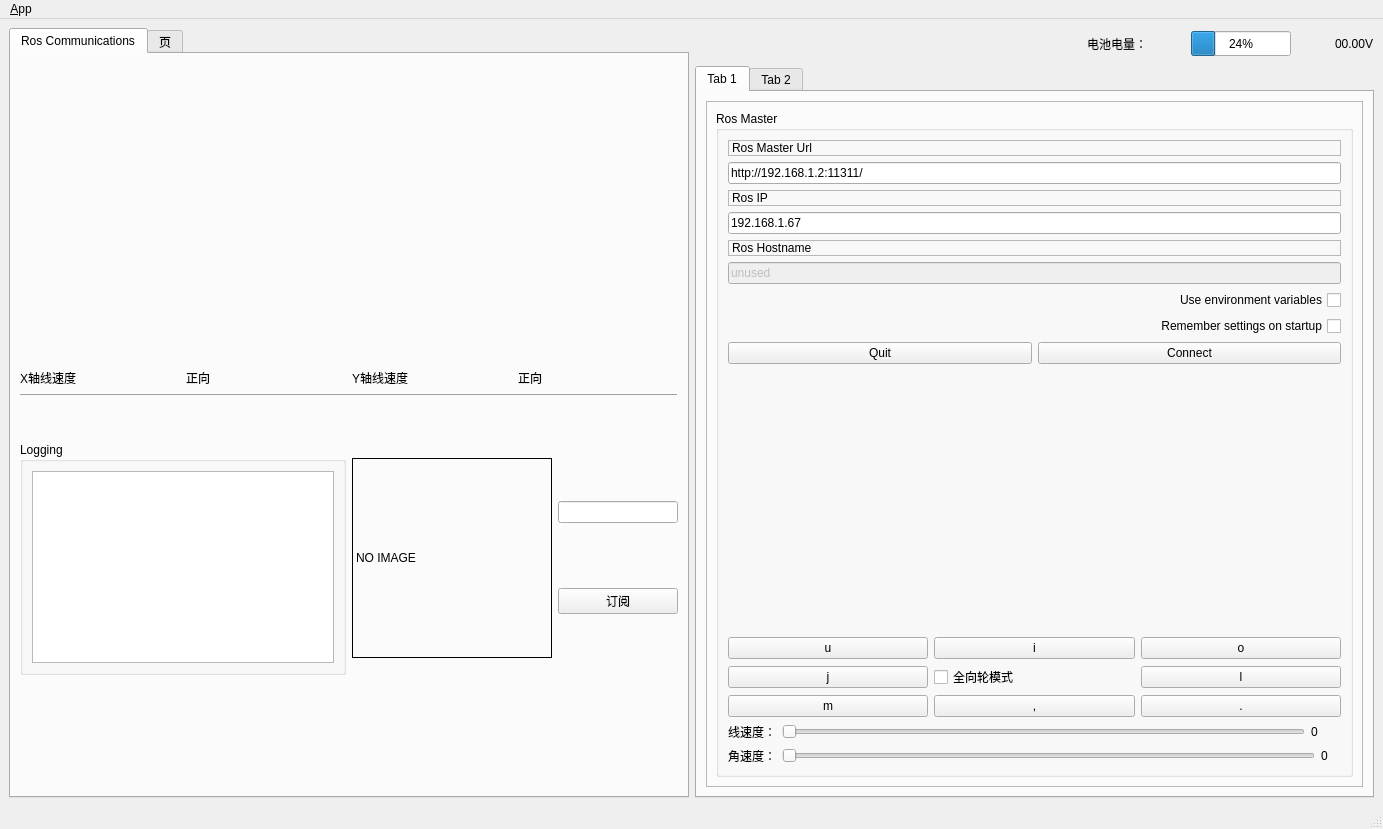
<?xml version="1.0" encoding="UTF-8"?>
<ui version="4.0">
 <class>MainWindowDesign</class>
 <widget class="QMainWindow" name="MainWindowDesign">
  <property name="geometry">
   <rect>
    <x>0</x>
    <y>0</y>
    <width>1383</width>
    <height>829</height>
   </rect>
  </property>
  <property name="windowTitle">
   <string>QRosApp</string>
  </property>
  <property name="windowIcon">
   <iconset resource="../resources/images.qrc">
    <normaloff>:/images/icon.png</normaloff>:/images/icon.png</iconset>
  </property>
  <property name="locale">
   <locale language="English" country="Australia"/>
  </property>
  <widget class="QWidget" name="centralwidget">
   <layout class="QVBoxLayout" name="verticalLayout_9">
    <item>
     <layout class="QGridLayout" name="gridLayout_2">
      <item row="0" column="1">
       <layout class="QHBoxLayout" name="horizontalLayout_7">
        <item>
         <spacer name="horizontalSpacer">
          <property name="orientation">
           <enum>Qt::Horizontal</enum>
          </property>
          <property name="sizeHint" stdset="0">
           <size>
            <width>40</width>
            <height>20</height>
           </size>
          </property>
         </spacer>
        </item>
        <item>
         <widget class="QLabel" name="label_8">
          <property name="text">
           <string>电池电量：</string>
          </property>
         </widget>
        </item>
        <item>
         <widget class="QLabel" name="label_9">
          <property name="minimumSize">
           <size>
            <width>32</width>
            <height>32</height>
           </size>
          </property>
          <property name="maximumSize">
           <size>
            <width>32</width>
            <height>32</height>
           </size>
          </property>
          <property name="text">
           <string/>
          </property>
          <property name="pixmap">
           <pixmap resource="../resources/images.qrc">:/images/power.png</pixmap>
          </property>
         </widget>
        </item>
        <item>
         <widget class="QProgressBar" name="progressBar">
          <property name="minimumSize">
           <size>
            <width>100</width>
            <height>25</height>
           </size>
          </property>
          <property name="maximumSize">
           <size>
            <width>100</width>
            <height>25</height>
           </size>
          </property>
          <property name="value">
           <number>24</number>
          </property>
         </widget>
        </item>
        <item>
         <widget class="QLabel" name="label_10">
          <property name="minimumSize">
           <size>
            <width>32</width>
            <height>32</height>
           </size>
          </property>
          <property name="maximumSize">
           <size>
            <width>32</width>
            <height>32</height>
           </size>
          </property>
          <property name="text">
           <string/>
          </property>
          <property name="pixmap">
           <pixmap resource="../resources/images.qrc">:/images/power-v.png</pixmap>
          </property>
         </widget>
        </item>
        <item>
         <widget class="QLabel" name="label_power_val">
          <property name="text">
           <string>00.00V</string>
          </property>
         </widget>
        </item>
       </layout>
      </item>
      <item row="1" column="1">
       <widget class="QTabWidget" name="tabWidget">
        <property name="currentIndex">
         <number>0</number>
        </property>
        <widget class="QWidget" name="tab">
         <attribute name="title">
          <string>Tab 1</string>
         </attribute>
         <layout class="QVBoxLayout" name="verticalLayout_8">
          <item>
           <widget class="QFrame" name="frame">
            <property name="sizePolicy">
             <sizepolicy hsizetype="Minimum" vsizetype="Preferred">
              <horstretch>0</horstretch>
              <verstretch>0</verstretch>
             </sizepolicy>
            </property>
            <property name="frameShape">
             <enum>QFrame::StyledPanel</enum>
            </property>
            <property name="frameShadow">
             <enum>QFrame::Raised</enum>
            </property>
            <layout class="QVBoxLayout" name="verticalLayout_3">
             <item>
              <widget class="QGroupBox" name="groupBox">
               <property name="title">
                <string>Ros Master</string>
               </property>
               <layout class="QVBoxLayout" name="verticalLayout_7">
                <item>
                 <layout class="QVBoxLayout" name="verticalLayout_6">
                  <item>
                   <layout class="QVBoxLayout" name="verticalLayout_4">
                    <item>
                     <widget class="QLabel" name="label">
                      <property name="frameShape">
                       <enum>QFrame::StyledPanel</enum>
                      </property>
                      <property name="frameShadow">
                       <enum>QFrame::Raised</enum>
                      </property>
                      <property name="text">
                       <string>Ros Master Url</string>
                      </property>
                     </widget>
                    </item>
                    <item>
                     <widget class="QLineEdit" name="line_edit_master">
                      <property name="text">
                       <string>http://192.168.1.2:11311/</string>
                      </property>
                     </widget>
                    </item>
                    <item>
                     <widget class="QLabel" name="label_2">
                      <property name="frameShape">
                       <enum>QFrame::StyledPanel</enum>
                      </property>
                      <property name="frameShadow">
                       <enum>QFrame::Raised</enum>
                      </property>
                      <property name="text">
                       <string>Ros IP</string>
                      </property>
                     </widget>
                    </item>
                    <item>
                     <widget class="QLineEdit" name="line_edit_host">
                      <property name="text">
                       <string>192.168.1.67</string>
                      </property>
                     </widget>
                    </item>
                    <item>
                     <widget class="QLabel" name="label_3">
                      <property name="frameShape">
                       <enum>QFrame::StyledPanel</enum>
                      </property>
                      <property name="frameShadow">
                       <enum>QFrame::Raised</enum>
                      </property>
                      <property name="text">
                       <string>Ros Hostname</string>
                      </property>
                     </widget>
                    </item>
                    <item>
                     <widget class="QLineEdit" name="line_edit_topic">
                      <property name="enabled">
                       <bool>false</bool>
                      </property>
                      <property name="text">
                       <string>unused</string>
                      </property>
                     </widget>
                    </item>
                    <item>
                     <widget class="QCheckBox" name="checkbox_use_environment">
                      <property name="layoutDirection">
                       <enum>Qt::RightToLeft</enum>
                      </property>
                      <property name="text">
                       <string>Use environment variables</string>
                      </property>
                     </widget>
                    </item>
                    <item>
                     <widget class="QCheckBox" name="checkbox_remember_settings">
                      <property name="layoutDirection">
                       <enum>Qt::RightToLeft</enum>
                      </property>
                      <property name="text">
                       <string>Remember settings on startup</string>
                      </property>
                     </widget>
                    </item>
                    <item>
                     <layout class="QHBoxLayout" name="horizontalLayout">
                      <item>
                       <widget class="QPushButton" name="quit_button">
                        <property name="sizePolicy">
                         <sizepolicy hsizetype="MinimumExpanding" vsizetype="Fixed">
                          <horstretch>0</horstretch>
                          <verstretch>0</verstretch>
                         </sizepolicy>
                        </property>
                        <property name="text">
                         <string>Quit</string>
                        </property>
                       </widget>
                      </item>
                      <item>
                       <widget class="QPushButton" name="button_connect">
                        <property name="enabled">
                         <bool>true</bool>
                        </property>
                        <property name="sizePolicy">
                         <sizepolicy hsizetype="MinimumExpanding" vsizetype="Fixed">
                          <horstretch>0</horstretch>
                          <verstretch>0</verstretch>
                         </sizepolicy>
                        </property>
                        <property name="toolTip">
                         <string>Set the target to the current joint trajectory state.</string>
                        </property>
                        <property name="statusTip">
                         <string>Clear all waypoints and set the target to the current joint trajectory state.</string>
                        </property>
                        <property name="text">
                         <string>Connect</string>
                        </property>
                       </widget>
                      </item>
                     </layout>
                    </item>
                   </layout>
                  </item>
                  <item>
                   <spacer name="verticalSpacer">
                    <property name="orientation">
                     <enum>Qt::Vertical</enum>
                    </property>
                    <property name="sizeHint" stdset="0">
                     <size>
                      <width>20</width>
                      <height>40</height>
                     </size>
                    </property>
                   </spacer>
                  </item>
                  <item>
                   <layout class="QVBoxLayout" name="verticalLayout_5">
                    <item>
                     <layout class="QHBoxLayout" name="horizontalLayout_2">
                      <item>
                       <widget class="QPushButton" name="pushButton_u">
                        <property name="text">
                         <string>u</string>
                        </property>
                        <property name="shortcut">
                         <string>U</string>
                        </property>
                       </widget>
                      </item>
                      <item>
                       <widget class="QPushButton" name="pushButton_i">
                        <property name="text">
                         <string>i</string>
                        </property>
                        <property name="shortcut">
                         <string>I</string>
                        </property>
                       </widget>
                      </item>
                      <item>
                       <widget class="QPushButton" name="pushButton_o">
                        <property name="text">
                         <string>o</string>
                        </property>
                        <property name="shortcut">
                         <string>O</string>
                        </property>
                       </widget>
                      </item>
                     </layout>
                    </item>
                    <item>
                     <layout class="QHBoxLayout" name="horizontalLayout_3">
                      <item>
                       <widget class="QPushButton" name="pushButton_j">
                        <property name="text">
                         <string>j</string>
                        </property>
                        <property name="shortcut">
                         <string>J</string>
                        </property>
                       </widget>
                      </item>
                      <item>
                       <widget class="QCheckBox" name="checkBox_is_all">
                        <property name="text">
                         <string>全向轮模式</string>
                        </property>
                        <property name="shortcut">
                         <string>K</string>
                        </property>
                       </widget>
                      </item>
                      <item>
                       <widget class="QPushButton" name="pushButton_l">
                        <property name="text">
                         <string>l</string>
                        </property>
                        <property name="shortcut">
                         <string>L</string>
                        </property>
                       </widget>
                      </item>
                     </layout>
                    </item>
                    <item>
                     <layout class="QHBoxLayout" name="horizontalLayout_4">
                      <item>
                       <widget class="QPushButton" name="pushButton_n">
                        <property name="text">
                         <string>m</string>
                        </property>
                        <property name="shortcut">
                         <string>M</string>
                        </property>
                       </widget>
                      </item>
                      <item>
                       <widget class="QPushButton" name="pushButton_m">
                        <property name="text">
                         <string>,</string>
                        </property>
                        <property name="shortcut">
                         <string>,</string>
                        </property>
                       </widget>
                      </item>
                      <item>
                       <widget class="QPushButton" name="pushButton_br">
                        <property name="text">
                         <string>.</string>
                        </property>
                        <property name="shortcut">
                         <string>.</string>
                        </property>
                       </widget>
                      </item>
                     </layout>
                    </item>
                    <item>
                     <layout class="QHBoxLayout" name="horizontalLayout_5">
                      <item>
                       <widget class="QLabel" name="label_4">
                        <property name="text">
                         <string>线速度：</string>
                        </property>
                       </widget>
                      </item>
                      <item>
                       <widget class="QSlider" name="horizontalSlider_linera">
                        <property name="maximum">
                         <number>100</number>
                        </property>
                        <property name="value">
                         <number>0</number>
                        </property>
                        <property name="orientation">
                         <enum>Qt::Horizontal</enum>
                        </property>
                       </widget>
                      </item>
                      <item>
                       <widget class="QLabel" name="label_linera">
                        <property name="minimumSize">
                         <size>
                          <width>30</width>
                          <height>0</height>
                         </size>
                        </property>
                        <property name="maximumSize">
                         <size>
                          <width>30</width>
                          <height>16777215</height>
                         </size>
                        </property>
                        <property name="text">
                         <string>0</string>
                        </property>
                       </widget>
                      </item>
                     </layout>
                    </item>
                    <item>
                     <layout class="QHBoxLayout" name="horizontalLayout_6">
                      <item>
                       <widget class="QLabel" name="label_5">
                        <property name="text">
                         <string>角速度：</string>
                        </property>
                       </widget>
                      </item>
                      <item>
                       <widget class="QSlider" name="horizontalSlider_raw">
                        <property name="maximum">
                         <number>100</number>
                        </property>
                        <property name="value">
                         <number>0</number>
                        </property>
                        <property name="orientation">
                         <enum>Qt::Horizontal</enum>
                        </property>
                       </widget>
                      </item>
                      <item>
                       <widget class="QLabel" name="label_raw">
                        <property name="minimumSize">
                         <size>
                          <width>20</width>
                          <height>0</height>
                         </size>
                        </property>
                        <property name="maximumSize">
                         <size>
                          <width>20</width>
                          <height>16777215</height>
                         </size>
                        </property>
                        <property name="text">
                         <string>0</string>
                        </property>
                       </widget>
                      </item>
                     </layout>
                    </item>
                   </layout>
                  </item>
                 </layout>
                </item>
               </layout>
              </widget>
             </item>
            </layout>
           </widget>
          </item>
         </layout>
        </widget>
        <widget class="QWidget" name="tab_2">
         <attribute name="title">
          <string>Tab 2</string>
         </attribute>
         <widget class="QGroupBox" name="groupBox_2">
          <property name="geometry">
           <rect>
            <x>20</x>
            <y>40</y>
            <width>391</width>
            <height>131</height>
           </rect>
          </property>
          <property name="title">
           <string>激光雷达</string>
          </property>
          <widget class="QPushButton" name="laser_btn">
           <property name="geometry">
            <rect>
             <x>20</x>
             <y>100</y>
             <width>111</width>
             <height>25</height>
            </rect>
           </property>
           <property name="text">
            <string>打开激光雷达</string>
           </property>
          </widget>
          <widget class="QTextEdit" name="textEdit_laser_cmd">
           <property name="geometry">
            <rect>
             <x>20</x>
             <y>30</y>
             <width>301</width>
             <height>51</height>
            </rect>
           </property>
          </widget>
         </widget>
         <widget class="QTextEdit" name="textEdit_quick_output">
          <property name="geometry">
           <rect>
            <x>20</x>
            <y>280</y>
            <width>391</width>
            <height>111</height>
           </rect>
          </property>
          <property name="styleSheet">
           <string notr="true">background:rgb(0, 0, 0)
</string>
          </property>
         </widget>
        </widget>
       </widget>
      </item>
      <item row="0" column="0" rowspan="2">
       <widget class="QTabWidget" name="tab_manager">
        <property name="minimumSize">
         <size>
          <width>100</width>
          <height>0</height>
         </size>
        </property>
        <property name="locale">
         <locale language="English" country="Australia"/>
        </property>
        <property name="currentIndex">
         <number>0</number>
        </property>
        <widget class="QWidget" name="tab_status">
         <attribute name="title">
          <string>Ros Communications</string>
         </attribute>
         <layout class="QVBoxLayout" name="verticalLayout_11">
          <item>
           <layout class="QVBoxLayout" name="verticalLayout_10">
            <item>
             <layout class="QGridLayout" name="gridLayout">
              <item row="1" column="2">
               <widget class="QLabel" name="label_7">
                <property name="text">
                 <string>Y轴线速度</string>
                </property>
               </widget>
              </item>
              <item row="1" column="1">
               <widget class="QLabel" name="label_dir_x">
                <property name="text">
                 <string>正向</string>
                </property>
               </widget>
              </item>
              <item row="0" column="2" colspan="2">
               <widget class="QWidget" name="widget_speed_y" native="true">
                <property name="minimumSize">
                 <size>
                  <width>300</width>
                  <height>300</height>
                 </size>
                </property>
               </widget>
              </item>
              <item row="0" column="0" colspan="2">
               <widget class="QWidget" name="widget_speed_x" native="true">
                <property name="minimumSize">
                 <size>
                  <width>300</width>
                  <height>300</height>
                 </size>
                </property>
               </widget>
              </item>
              <item row="1" column="3">
               <widget class="QLabel" name="label_dir_y">
                <property name="text">
                 <string>正向</string>
                </property>
               </widget>
              </item>
              <item row="1" column="0">
               <widget class="QLabel" name="label_6">
                <property name="text">
                 <string>X轴线速度</string>
                </property>
               </widget>
              </item>
             </layout>
            </item>
            <item>
             <widget class="QFrame" name="frame_2">
              <property name="frameShape">
               <enum>QFrame::HLine</enum>
              </property>
              <property name="frameShadow">
               <enum>QFrame::Raised</enum>
              </property>
             </widget>
            </item>
            <item>
             <spacer name="verticalSpacer_2">
              <property name="orientation">
               <enum>Qt::Vertical</enum>
              </property>
              <property name="sizeHint" stdset="0">
               <size>
                <width>20</width>
                <height>40</height>
               </size>
              </property>
             </spacer>
            </item>
            <item>
             <layout class="QHBoxLayout" name="horizontalLayout_9">
              <item>
               <widget class="QGroupBox" name="groupBox_12">
                <property name="sizePolicy">
                 <sizepolicy hsizetype="MinimumExpanding" vsizetype="Preferred">
                  <horstretch>0</horstretch>
                  <verstretch>0</verstretch>
                 </sizepolicy>
                </property>
                <property name="title">
                 <string>Logging</string>
                </property>
                <layout class="QVBoxLayout" name="verticalLayout_2">
                 <item>
                  <widget class="QListView" name="view_logging"/>
                 </item>
                </layout>
               </widget>
              </item>
              <item>
               <layout class="QHBoxLayout" name="horizontalLayout_8">
                <item>
                 <widget class="QLabel" name="label_image">
                  <property name="minimumSize">
                   <size>
                    <width>200</width>
                    <height>200</height>
                   </size>
                  </property>
                  <property name="maximumSize">
                   <size>
                    <width>200</width>
                    <height>200</height>
                   </size>
                  </property>
                  <property name="styleSheet">
                   <string notr="true">border:1px solid black</string>
                  </property>
                  <property name="text">
                   <string>NO IMAGE</string>
                  </property>
                 </widget>
                </item>
                <item>
                 <layout class="QVBoxLayout" name="verticalLayout">
                  <item>
                   <widget class="QLineEdit" name="lineEdit_image_topic"/>
                  </item>
                  <item>
                   <widget class="QPushButton" name="pushButton_sub_image">
                    <property name="text">
                     <string>订阅</string>
                    </property>
                   </widget>
                  </item>
                 </layout>
                </item>
               </layout>
              </item>
             </layout>
            </item>
           </layout>
          </item>
          <item>
           <widget class="QWidget" name="widget" native="true"/>
          </item>
          <item>
           <widget class="QLabel" name="label_11">
            <property name="minimumSize">
             <size>
              <width>100</width>
              <height>100</height>
             </size>
            </property>
            <property name="maximumSize">
             <size>
              <width>100</width>
              <height>16777215</height>
             </size>
            </property>
            <property name="text">
             <string/>
            </property>
           </widget>
          </item>
         </layout>
        </widget>
        <widget class="QWidget" name="tab_3">
         <attribute name="title">
          <string>页</string>
         </attribute>
        </widget>
       </widget>
      </item>
     </layout>
    </item>
   </layout>
  </widget>
  <widget class="QMenuBar" name="menubar">
   <property name="geometry">
    <rect>
     <x>0</x>
     <y>0</y>
     <width>1383</width>
     <height>28</height>
    </rect>
   </property>
   <widget class="QMenu" name="menu_File">
    <property name="title">
     <string>&amp;App</string>
    </property>
    <addaction name="action_Preferences"/>
    <addaction name="separator"/>
    <addaction name="actionAbout"/>
    <addaction name="actionAbout_Qt"/>
    <addaction name="separator"/>
    <addaction name="action_Quit"/>
   </widget>
   <addaction name="menu_File"/>
  </widget>
  <widget class="QStatusBar" name="statusbar"/>
  <action name="action_Quit">
   <property name="text">
    <string>&amp;Quit</string>
   </property>
   <property name="shortcut">
    <string>Ctrl+Q</string>
   </property>
   <property name="shortcutContext">
    <enum>Qt::ApplicationShortcut</enum>
   </property>
  </action>
  <action name="action_Preferences">
   <property name="text">
    <string>&amp;Preferences</string>
   </property>
  </action>
  <action name="actionAbout">
   <property name="text">
    <string>&amp;About</string>
   </property>
  </action>
  <action name="actionAbout_Qt">
   <property name="text">
    <string>About &amp;Qt</string>
   </property>
  </action>
 </widget>
 <resources>
  <include location="../resources/images.qrc"/>
 </resources>
 <connections>
  <connection>
   <sender>action_Quit</sender>
   <signal>triggered()</signal>
   <receiver>MainWindowDesign</receiver>
   <slot>close()</slot>
   <hints>
    <hint type="sourcelabel">
     <x>-1</x>
     <y>-1</y>
    </hint>
    <hint type="destinationlabel">
     <x>399</x>
     <y>299</y>
    </hint>
   </hints>
  </connection>
  <connection>
   <sender>quit_button</sender>
   <signal>clicked()</signal>
   <receiver>MainWindowDesign</receiver>
   <slot>close()</slot>
   <hints>
    <hint type="sourcelabel">
     <x>859</x>
     <y>552</y>
    </hint>
    <hint type="destinationlabel">
     <x>469</x>
     <y>299</y>
    </hint>
   </hints>
  </connection>
 </connections>
</ui>
